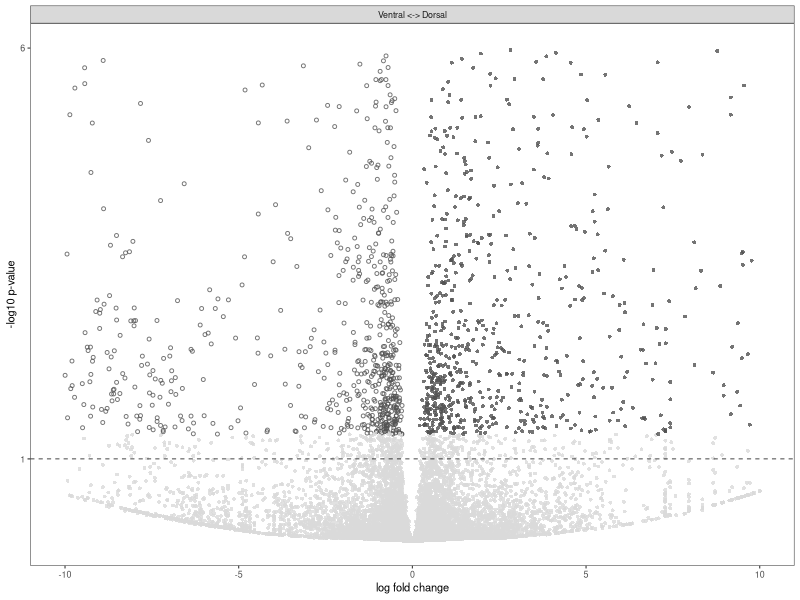
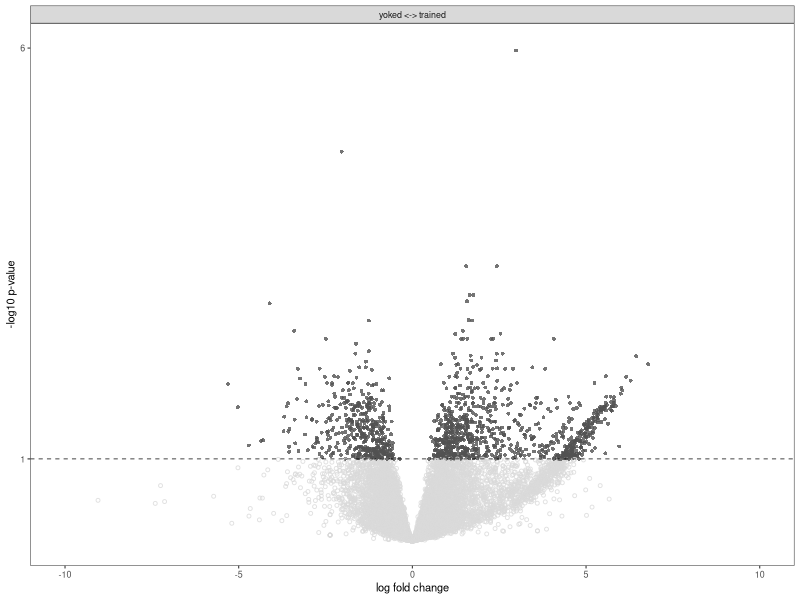
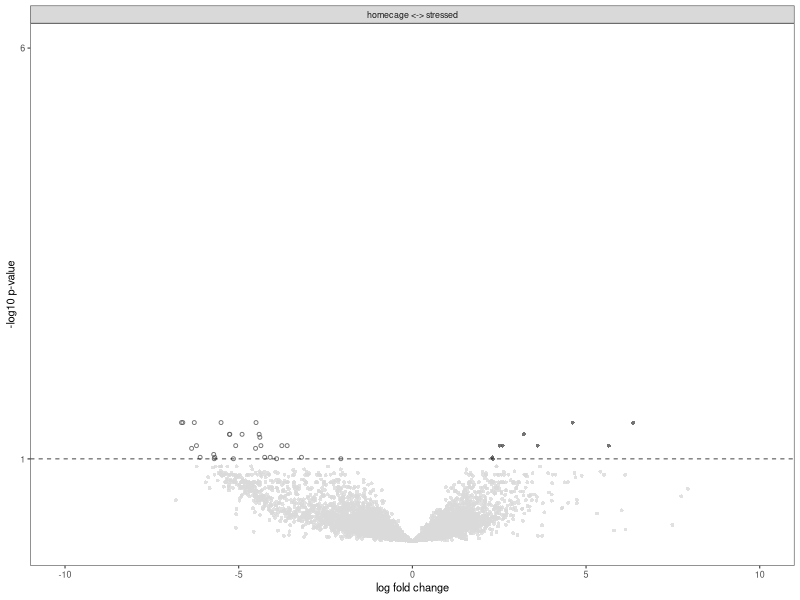
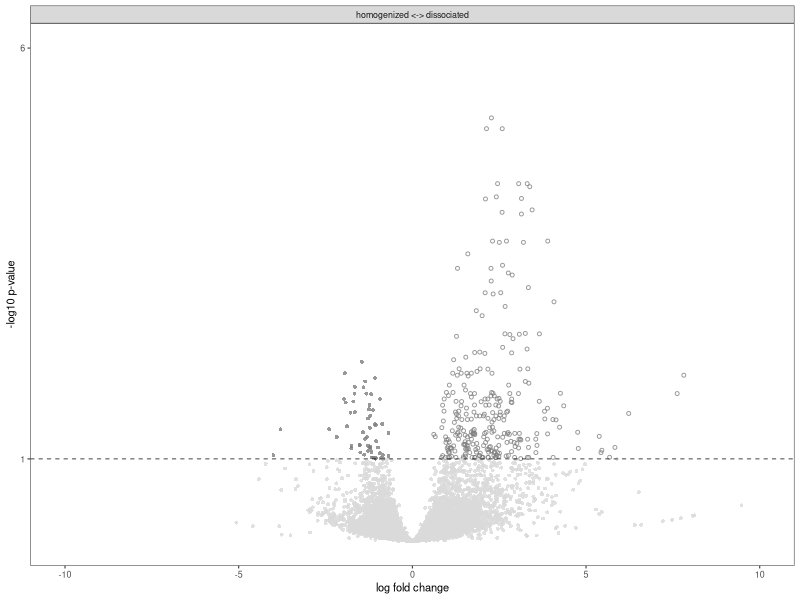
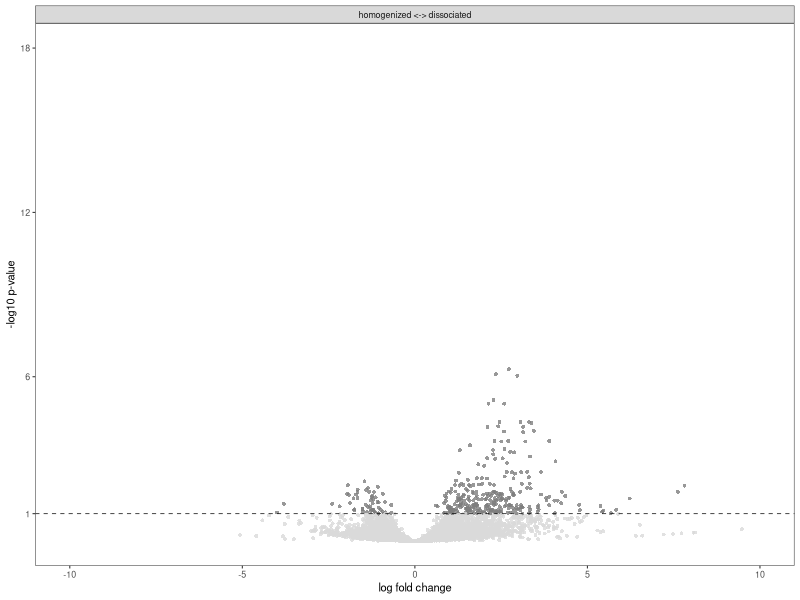
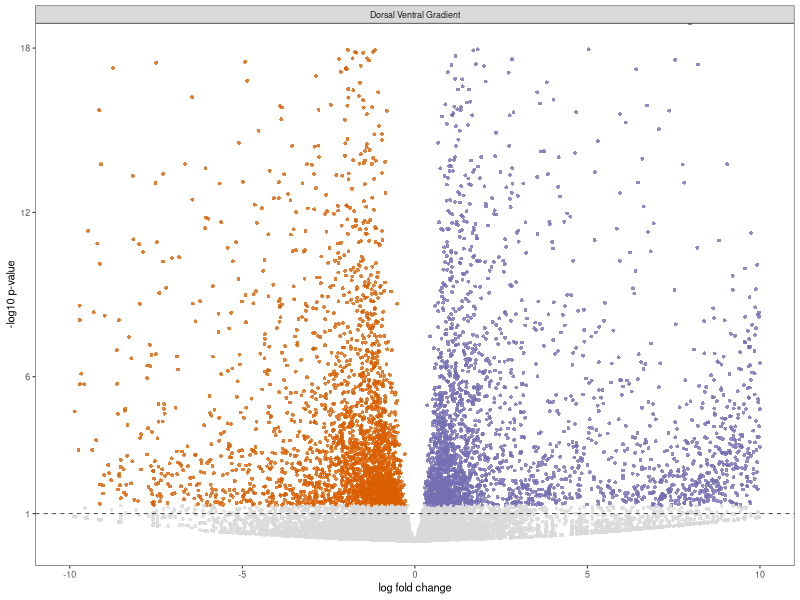
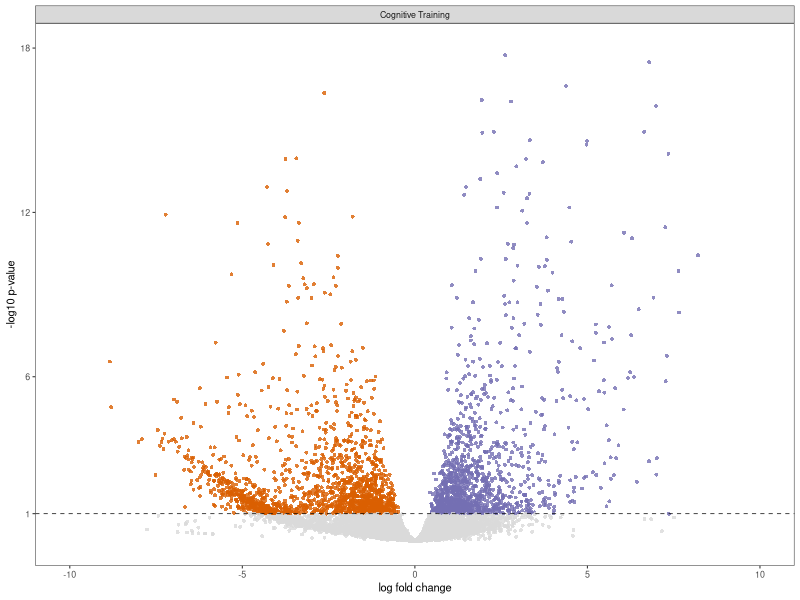
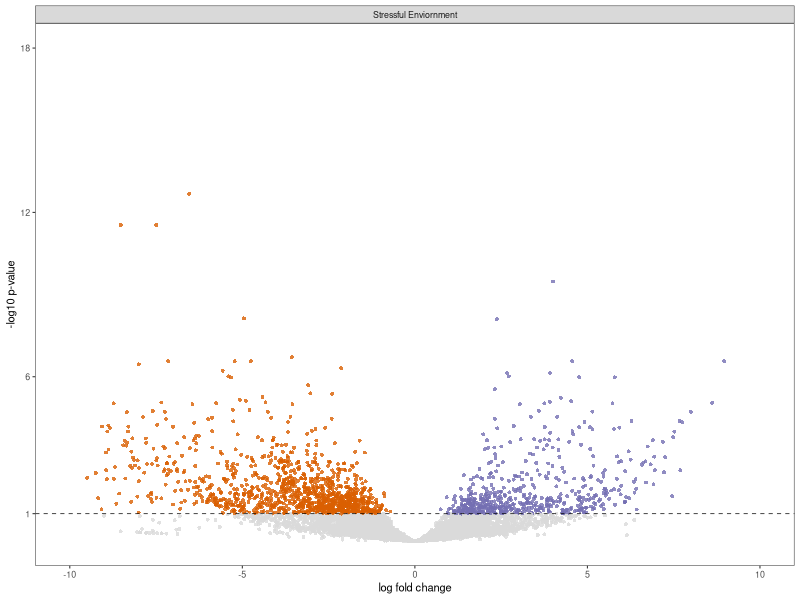

Write R code to recreate these figures, in order.
## ---- chunk 1
library(ggplot2)
library(cowplot)

# set output file for figures 
knitr::opts_chunk$set(fig.path = '../figures/02_volcanoplots/')
## ---- chunk 2
cembrowski <- read.csv("../results/04_cembrowski_volcanoTreatment.csv", header = T, row.names = 1)
cembrowski$wrap <- "Ventral <-> Dorsal"
cembrowskicolor <- c("ventral" = "#525252", "dorsal" = "#525252", "none" = "#d9d9d9")


cognition <- read.csv("../results/03_cognition_volcanoTreatment.csv", header = T, row.names = 1)
cognition$wrap <- "yoked <-> trained"
cognitioncolor <-  c("trained" = "#525252", "yoked" = "#525252", "none" = "#d9d9d9")

stress <- read.csv("../results/02_stress_volcanoTreatment.csv", header = T, row.names = 1)
stress$wrap <- "homecage <-> stressed"
stresscolor <-  c("shocked" = "#525252", "homecage" = "#525252", "none" = "#d9d9d9")

dissociation <- read.csv("../results/01_dissociation_volcanoTreatment.csv", header = T, row.names = 1)
dissociation$wrap <- "homogenized <-> dissociated"
dissociationcolor <-  c("dissociated" = "#525252", "control" = "#525252", "none" = "#d9d9d9")

## ---- chunk 3
VolcanoTreatment <- function(filename, colorval){
  data <- filename
  volcanoplot <- ggplot(data, aes(x = lfc, y = pvalue)) + 
  geom_point(aes(color = factor(color), shape = factor(color)), 
             size = 1, alpha = 0.8, na.rm = T) +
  theme_bw(base_size = 8) + # clean up theme
  theme(legend.position = "none",
        panel.grid.minor=element_blank(),
        panel.grid.major=element_blank())+
  scale_color_manual(values = colorval) +
  scale_x_continuous(name="log fold change",
                      limits = c(-10, 10)) +
  scale_y_continuous(name="-log10 p-value",
                     limits = c(0, 6),
                     breaks = c(1,6)) +
  geom_hline(yintercept = 1,  size = 0.25, linetype = 2 ) + 
  scale_shape_manual(values = c(1,16,16)) +
    facet_wrap(~wrap)
  plot(volcanoplot)
  myfile = paste("../figures/volcanoplots/Treatment_", substitute(filename), ".pdf", sep="")
  pdf(file = myfile, width=1.75, height=2)
  plot(volcanoplot)
  dev.off()
}
## ---- chunk 4
VolcanoTreatment(cembrowski, cembrowskicolor)
VolcanoTreatment(cognition, cognitioncolor)
VolcanoTreatment(stress, stresscolor)
VolcanoTreatment(dissociation, dissociationcolor)
## ---- chunk 5
VolcanoCA1DG <- function(filename){
  data <- filename
  volcanoplot <- ggplot(data, aes(x = lfc, y = pvalue)) + 
  geom_point(aes(color = factor(color), shape = factor(color)), 
             size = 1, alpha = 0.8, na.rm = T) + # add gene points
  theme_bw(base_size = 8) + # clean up theme
  theme(legend.position = "none", # remove legend 
        panel.grid.minor=element_blank(),
        panel.grid.major=element_blank()) + 
  scale_color_manual(values = c("CA1" = "#7570b3",
                                "DG" = "#d95f02", 
                                "none" = "#d9d9d9")) +   
  scale_x_continuous(name="log fold change",
                     limits = c(-10, 10)) +
  scale_y_continuous(name="-log10 p-value",
                     limits = c(0, 18),
                     breaks = c(1,6,12,18)) +
  geom_hline(yintercept = 1,  size = 0.25, linetype = 2 ) + 
  scale_shape_manual(values = c(16,16,16)) +
    facet_wrap(~wrap)
  plot(volcanoplot)
  myfile = paste("../figures/volcanoplots/CA1DG_", substitute(filename), ".pdf", sep="")
  pdf(file = myfile, width=1.75, height=2)
  plot(volcanoplot)
  dev.off()
}
VolcanoCA1DG(dissociation)

## ---- chunk 6
cembrowski <- read.csv("../results/04_cembrowski_volcanoCA1DG.csv", header = T, row.names = 1)
cembrowski$wrap <- "Dorsal Ventral Gradient"

cognition <- read.csv("../results/03_cognition_volcanoCA1DG.csv", header = T, row.names = 1)
cognition$wrap <- "Cognitive Training"

stress <- read.csv("../results/02_stress_volcanoCA1DG.csv", header = T, row.names = 1)
stress$wrap <- "Stressful Enviornment"

dissociation <- read.csv("../results/01_dissociation_volcanoCA1DG.csv", header = T, row.names = 1)
dissociation$wrap <- "DG <-> CA1"
## ---- chunk 7
VolcanoCA1DG(cembrowski)
VolcanoCA1DG(cognition)
VolcanoCA1DG(stress)
VolcanoCA1DG(dissociation)
